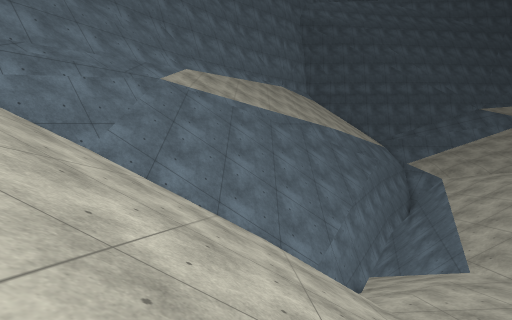
View 1 (above)

23 first-person views from a walk through a scene from a Unity 3-D project. The camera is 1.3 m above the floor, tilts 8° down and sees 90° across. The floor is counted in squares, 1 m on a side. Each view is taken from the middle of a square. On the plan, view 1 faces up. The plan holds only what a view shows up to about 13 squares ahead; the rest is blank. The place goes on beyond the plan. Surface patterns are stand-ins for the level's own textures.

View 2
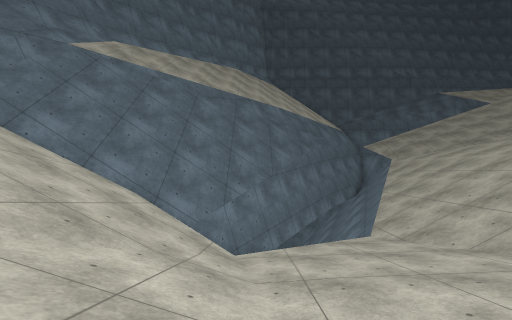

View 3
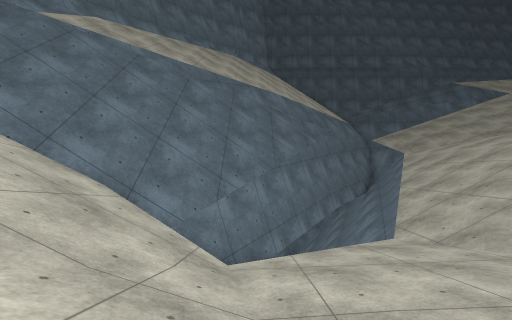

View 4
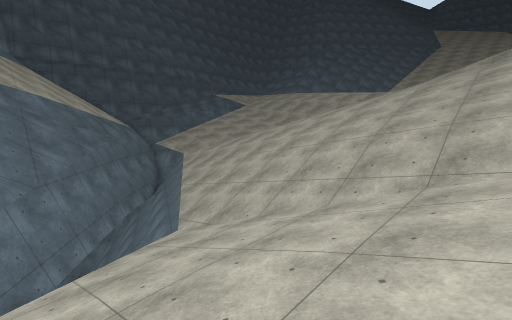

View 5
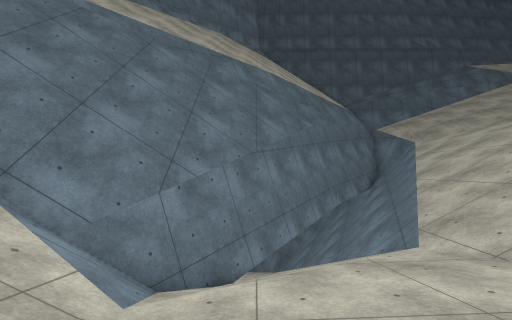

View 6
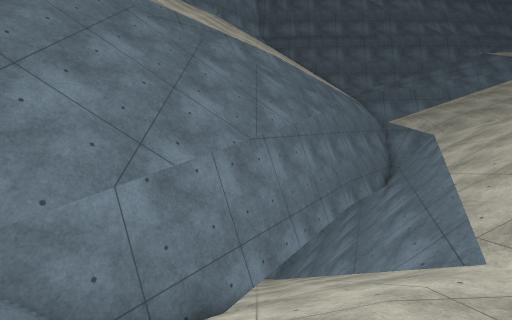

View 7
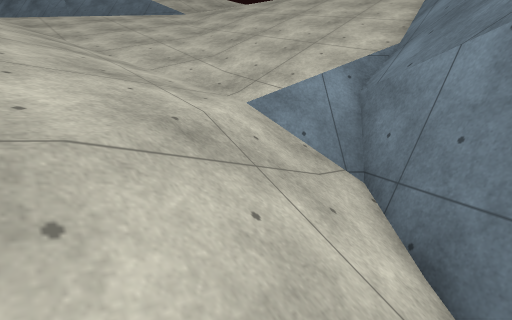

View 8
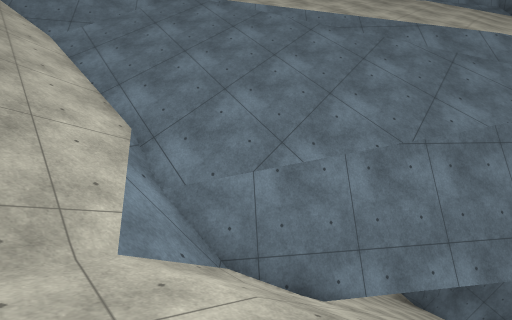

View 9
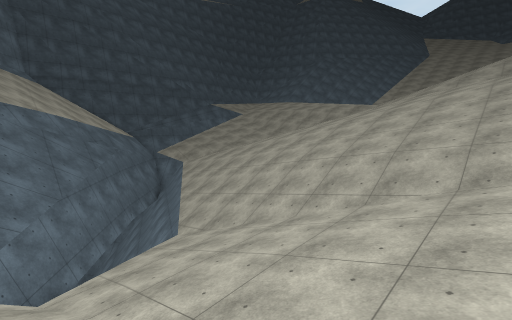

View 10
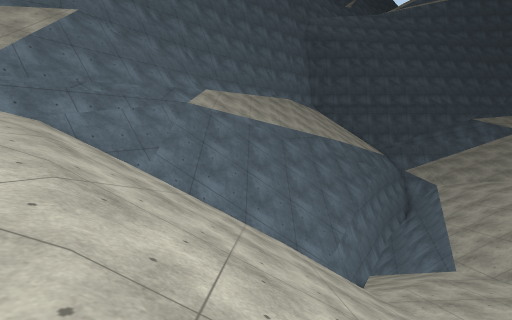

View 11
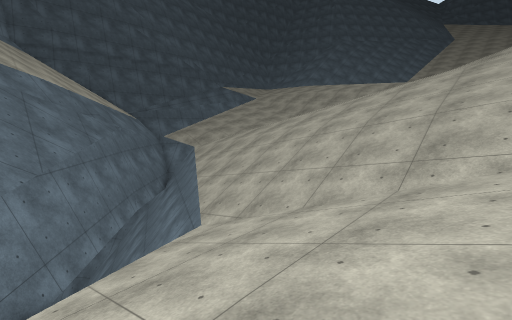

View 12
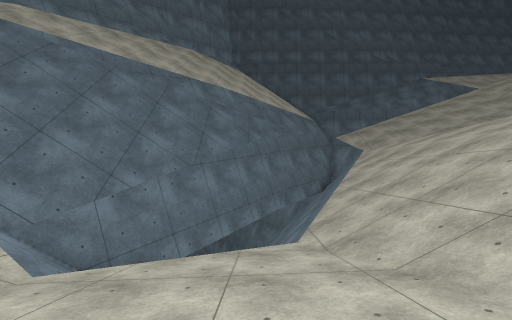

View 13
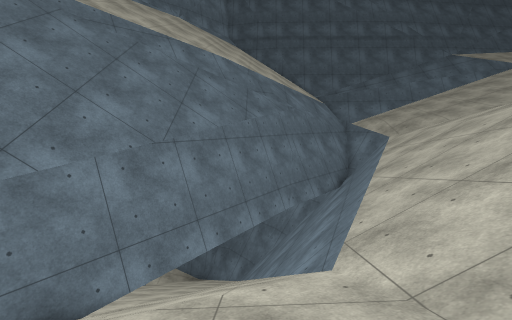

View 14
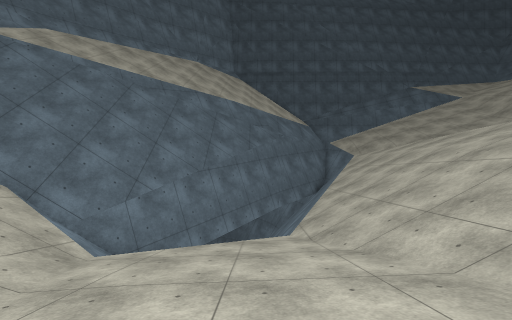

View 15
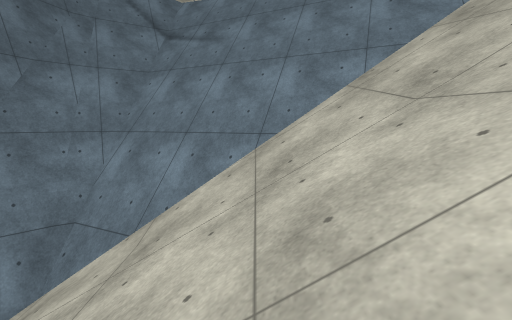

View 16
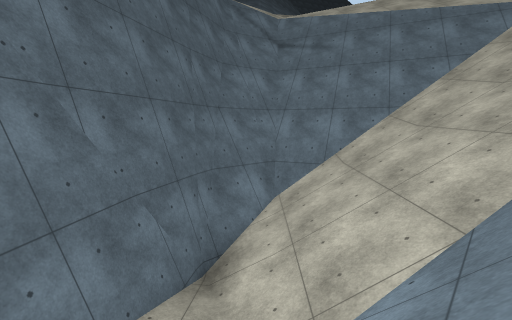

View 17
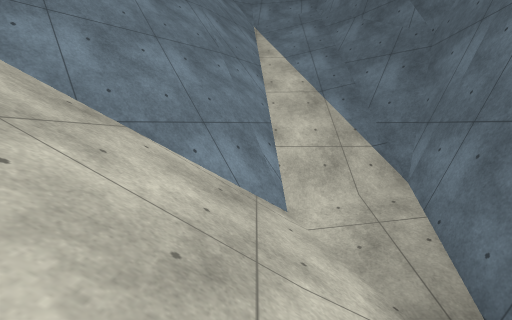

View 18
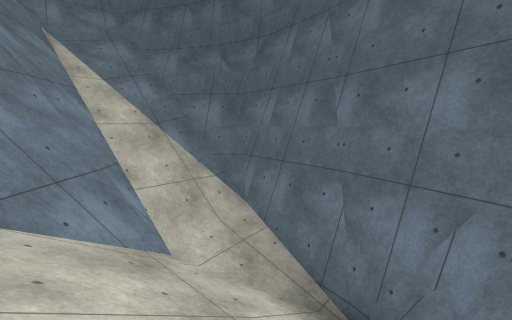

View 19
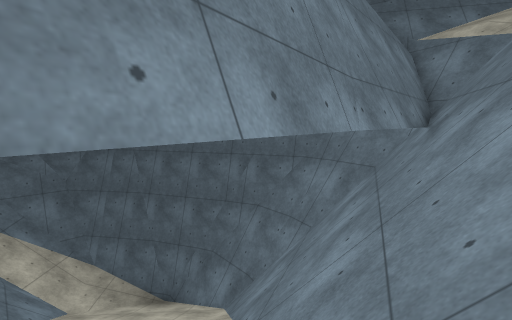

View 20
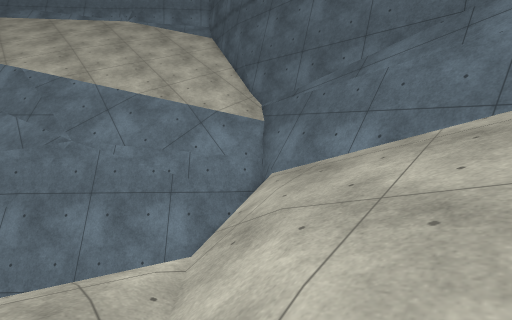

View 21
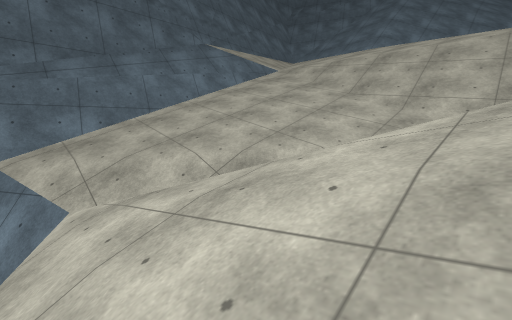

View 22
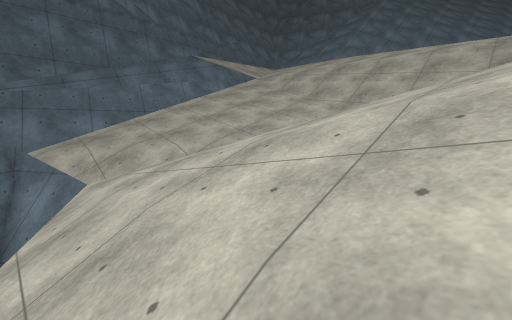

View 23
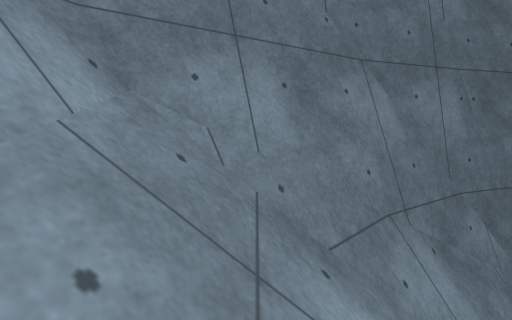

### Floor plan
Key: @ floor where view 1 was taken; # wall or solid block; . floor; / step, stairs or slope; = window, fence, low wall or low ledge; ^ raised ledge; v drop or lower ground; O other object.
Columns run from 10 left of view 1 to 23 right of it. Each row starts with its distance up from view 1.
 31                            ######
 30     #####                  #//////
 29 ######=#######             #vvvv##
 28 #///////////#####          #====##
 27 #//////////////####         /////O
 26 #////////////////###        //////
 25 #######=##=///////=#         /////
 24      #####=///////=#         /////
 23         ###=//////##        //////
 22          ###///////##      /// ///
 21           ##///////##      ////
 20           ##///////=#     //////
 19          ### //////=#     //////
 18         ^#=#///////##    ////////
 17       ##=#/// //////##  /////////
 16      ##=.///////////##  //////////
 15     ##=.//////////=/=# ///////////
 14     #=./////// //=#/## ///////////
 13     #.//////// /=#//##/////////
 12     #//////////=///////////////
 11     #/////////=///////////////
 10    ##////////##//////////////
  9  ####//////  ##//////////////
  8 ###///////////////////////////
  7 #=.////////////////////////////
  6    /////////////////////////////
  5    ./////////////////////////////
  4     /////////////////////////////
  3     .////////////////////////////
  2      ////////////////////////////
  1       ///////////////////////////
  0       ////@//////////////////////
 -1        //   /////////////////////
 -2          /  //////
 -3              /////
 -4               ////
 -5                ///

Where each view was taken, in squares from view 1:
view 1: 0 up, 0 right, facing up
view 2: 0 up, 5 right, facing up
view 3: 2 up, 5 right, facing up
view 4: 1 up, 5 right, facing up-right
view 5: 5 up, 6 right, facing up
view 6: 7 up, 6 right, facing up
view 7: 12 up, 8 right, facing down-left
view 8: 7 up, 8 right, facing up-left
view 9: 1 down, 4 right, facing up-right
view 10: 2 down, 1 left, facing up
view 11: 3 up, 5 right, facing up-right
view 12: 3 up, 9 right, facing up
view 13: 7 up, 9 right, facing up
view 14: 1 up, 9 right, facing up
view 15: 20 up, 2 right, facing right
view 16: 26 up, 3 left, facing right
view 17: 25 up, 6 right, facing left
view 18: 23 up, 6 right, facing up-left
view 19: 15 up, 9 right, facing up
view 20: 22 up, 22 right, facing up-left
view 21: 17 up, 17 right, facing up-right
view 22: 14 up, 16 right, facing up-right
view 23: 26 up, 9 left, facing up
